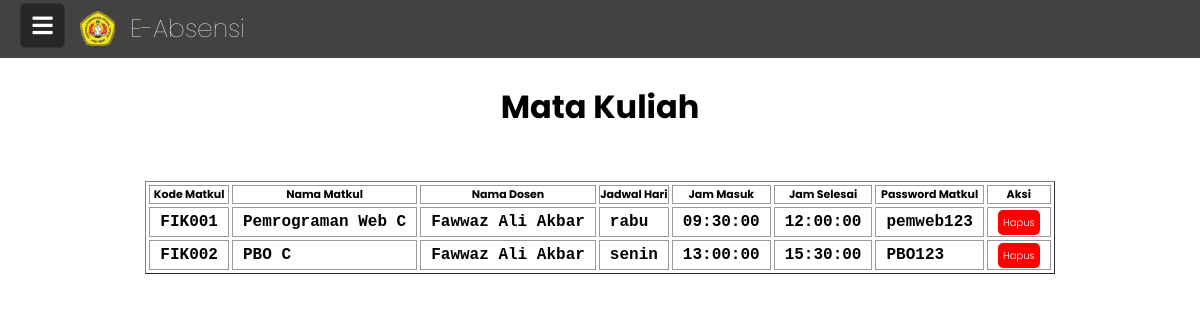
The app's page /dosen/matkuldosen.php with its own data.
### tables this page shows
CREATE TABLE `mata_kuliah` (
  `kode_matkul` varchar(12) NOT NULL,
  `nama_matkul` varchar(50) NOT NULL,
  `nama_dosen` varchar(100) NOT NULL,
  `nidn` char(25) NOT NULL,
  `jadwal` varchar(25) NOT NULL,
  `jam_masuk` time NOT NULL,
  `jam_selesai` time NOT NULL,
  `password_matkul` varchar(10) NOT NULL
);

### dosen/matkuldosen.php (the view, shortened to what this page needs)
<!DOCTYPE html>
<html lang="en">
  <head>
    <link rel="stylesheet" href="../asset/style-mahs.css">
        <link rel="stylesheet" href="https://cdnjs.cloudflare.com/ajax/libs/font-awesome/5.15.3/css/all.min.css">
  </head>
  <body>
    <div class="wrapper">
      <label for="btn" class="menu-btn">
        <i class="fas fa-bars"></i>
      </label>
          </div>
    <div class="header">
      <div class="name">E-Absensi</div>
        <div class="img"><a href="dosen.php"></div></a></div></div>
    <div class="body">
      <br>
  <center>
    <h1>Mata Kuliah </h1>
  </center> <center><br><br>
  <table border="1 px" cellspacing="3 px">
             <thead>
                      <tr>
                        <th>Kode Matkul</th>
                        <th>Nama Matkul</th>
                        <th>Nama Dosen</th>
                        <th>Jadwal Hari</th>
                        <th>Jam Masuk</th>
                        <th>Jam Selesai</th>
                        <th>Password Matkul</th>
                        <th>Aksi</th>
                      </tr>
                   </thead>
                         <tbody>
                       <?php
                include "../config/koneksi.php";
                  $data = mysqli_query($koneksi, "SELECT * FROM mata_kuliah");
        ?>
                       <?php while($row = mysqli_fetch_assoc($data)): ?>
                        <tr>
                          <td><?php echo $row['kode_matkul'];  ?></td>
                          <td><?php echo $row['nama_matkul'];  ?></td>
                          <td><?php echo $row['nama_dosen'];  ?></td>
                          <td><?php echo $row['jadwal'];  ?></td>
                          <td><?php echo $row['jam_masuk'];  ?></td>
                          <td><?php echo $row['jam_selesai'];  ?></td>
                          <td><?php echo $row['password_matkul'];  ?></td>
                          <td>
                       <a onclick="if(confirm('Apakah anda yakin ingin menghapus data ini ??')){ location.href='hapusmatkul_dosen.php?kode_matkul=<?php echo $row['kode_matkul']; ?>' }" class="hapus-btn"><span class="glyphicon glyphicon-remove">Hapus</a>
                    </td>
                        </tr>
                       <?php endwhile ?>
                    </tbody>
          </table>
          </center>
</div>
  </body>
</html>

### asset/style-mahs.css (style rules this page uses)
* { margin: 0; padding: 0; box-sizing: border-box; font-family: 'Poppins', sans-serif; }
.wrapper { height: 100%; width: 300px; position: relative; }
.wrapper .menu-btn { position: absolute; left: 20px; top: 3px; background: #272727; color: #fff; height: 45px; width: 45px; z-index: 9999; border: 1px solid #333; border-radius: 5px; cursor: pointer; display: flex; align-items: center; justify-content: center; transition: all 0.3s ease; }
.wrapper .menu-btn i { position: absolute; transform: ; font-size: 23px; transition: all 0.3s ease; }
.header { background-color: #424242; padding-bottom: 10px; padding-left: 80px; padding-top: 10px; }
.header .name { font-size: 25px; font-weight: 100; color: white; padding-left: 50px; }
.img { background-image: url("img/logo.png"); background-size: cover; width: 35px; height: 35px; margin-top: -37px; margin-bottom: 2px; }
.header a { font-size: 20px; height: 100%; width: 100%; display: block; }
.hapus-btn { background: red; text-decoration: none; color: #ffff; border: none; text-align: center; cursor: pointer; height: 25px; padding: 5px 5px 5px 5px; font-size: 10px; font-weight: 300; border-radius: 5px; transition-property: background; }
.table5, td { font-family: 'Courier'; font-weight: bold; text-align: left; font-size: 16px; border:1px solid #999; padding: 5px 10px; }
.table5, th { text-align: center; border:1px solid #999; font-size: 11px; }

### records on screen
mata_kuliah: kode_matkul "FIK001", nama_matkul "Pemrograman Web C", nama_dosen "Fawwaz Ali Akbar", jadwal "rabu", jam_masuk "09:30:00", jam_selesai "12:00:00", password_matkul "pemweb123"
mata_kuliah: kode_matkul "FIK002", nama_matkul "PBO C", nama_dosen "Fawwaz Ali Akbar", jadwal "senin", jam_masuk "13:00:00", jam_selesai "15:30:00", password_matkul "PBO123"
